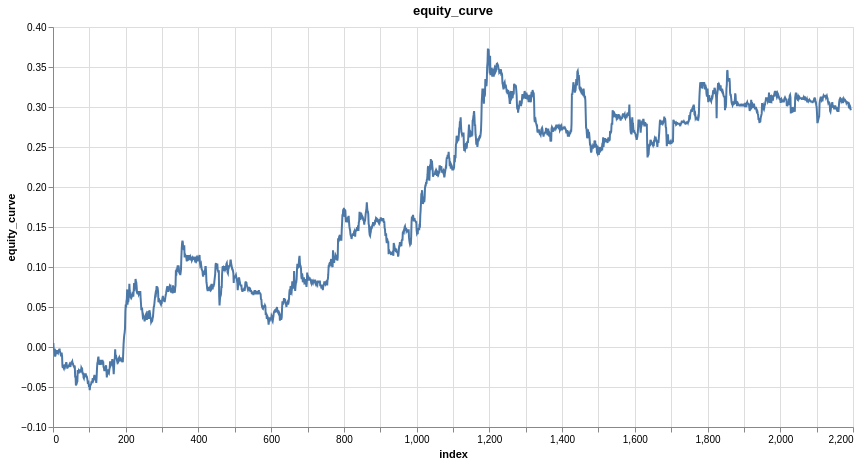

Notebook code cell kept with this figure:
### Code cell
features = ["close_log_return_lag_3"]
model = LinearModel(input_features)
optimizer = torch.optim.Adam(model.parameters(), lr=0.0005)
model_trades = research.learn_model_trades(
    ts, features, target, model, no_epochs=200, loss=nn.L1Loss(), optimizer=optimizer
)
research.plot_line(model_trades, "equity_curve")

# This model has positive returns.. but probably not with fees

### Figure 1 — Vega specification as saved in the notebook (floating-point values rounded to 4 significant figures; data arrays with more than 128 entries replaced by an {"elided": "..."} marker saying what was removed)
{"$schema": "https://vega.github.io/schema/vega/v6.json", "data": [{"name": "param_1e9efca18e7a2868_store"}, {"name": "source_0", "values": {"elided": "2195 records"}}, {"name": "source_0_x_domain_index", "values": [{"min": 0, "max": 2194}]}, {"name": "source_0_y_domain_equity_curve", "values": [{"min": -0.054, "max": 0.373}]}], "signals": [{"name": "unit", "value": {}, "on": [{"events": "pointermove", "update": "isTuple(group()) ? group() : unit"}]}, {"name": "param_1e9efca18e7a2868", "update": "vlSelectionResolve(\"param_1e9efca18e7a2868_store\", \"union\")"}, {"name": "param_1e9efca18e7a2868_index", "on": [{"events": [{"source": "view", "type": "dblclick"}], "update": "null"}, {"events": {"signal": "param_1e9efca18e7a2868_translate_delta"}, "update": "panLinear(param_1e9efca18e7a2868_translate_anchor.extent_x, -param_1e9efca18e7a2868_translate_delta.x / width)"}, {"events": {"signal": "param_1e9efca18e7a2868_zoom_delta"}, "update": "zoomLinear(domain(\"x\"), param_1e9efca18e7a2868_zoom_anchor.x, param_1e9efca18e7a2868_zoom_delta)"}]}, {"name": "param_1e9efca18e7a2868_equity_curve", "on": [{"events": [{"source": "view", "type": "dblclick"}], "update": "null"}, {"events": {"signal": "param_1e9efca18e7a2868_translate_delta"}, "update": "panLinear(param_1e9efca18e7a2868_translate_anchor.extent_y, param_1e9efca18e7a2868_translate_delta.y / height)"}, {"events": {"signal": "param_1e9efca18e7a2868_zoom_delta"}, "update": "zoomLinear(domain(\"y\"), param_1e9efca18e7a2868_zoom_anchor.y, param_1e9efca18e7a2868_zoom_delta)"}]}, {"name": "param_1e9efca18e7a2868_tuple", "on": [{"events": [{"signal": "param_1e9efca18e7a2868_index || param_1e9efca18e7a2868_equity_curve"}], "update": "param_1e9efca18e7a2868_index && param_1e9efca18e7a2868_equity_curve ? {unit: \"\", fields: param_1e9efca18e7a2868_tuple_fields, values: [param_1e9efca18e7a2868_index,param_1e9efca18e7a2868_equity_curve]} : null"}]}, {"name": "param_1e9efca18e7a2868_tuple_fields", "value": [{"field": "index", "channel": "x", "type": "R"}, {"field": "equity_curve", "channel": "y", "type": "R"}]}, {"name": "param_1e9efca18e7a2868_translate_anchor", "value": {}, "on": [{"events": [{"source": "scope", "type": "pointerdown"}], "update": "{x: x(unit), y: y(unit), extent_x: domain(\"x\"), extent_y: domain(\"y\")}"}]}, {"name": "param_1e9efca18e7a2868_translate_delta", "value": {}, "on": [{"events": [{"source": "window", "between": [{"source": "scope", "type": "pointerdown"}, {"source": "window", "type": "pointerup"}], "type": "pointermove", "consume": true}], "update": "{x: param_1e9efca18e7a2868_translate_anchor.x - x(unit), y: param_1e9efca18e7a2868_translate_anchor.y - y(unit)}"}]}, {"name": "param_1e9efca18e7a2868_zoom_anchor", "on": [{"events": [{"source": "scope", "type": "wheel", "consume": true}], "update": "{x: invert(\"x\", x(unit)), y: invert(\"y\", y(unit))}"}]}, {"name": "param_1e9efca18e7a2868_zoom_delta", "on": [{"events": [{"source": "scope", "type": "wheel", "consume": true}], "update": "pow(1.001, event.deltaY * pow(16, event.deltaMode))", "force": true}]}, {"name": "param_1e9efca18e7a2868_modify", "on": [{"events": {"signal": "param_1e9efca18e7a2868_tuple"}, "update": "modify(\"param_1e9efca18e7a2868_store\", param_1e9efca18e7a2868_tuple, true)"}]}], "marks": [{"type": "line", "name": "marks", "from": {"data": "source_0"}, "sort": {"field": "x"}, "encode": {"update": {"tooltip": {"signal": "{\"index\": format(datum[\"index\"], \"\"), \"equity_curve\": format(datum[\"equity_curve\"], \"\")}"}, "x": {"field": "index", "scale": "x"}, "stroke": {"value": "#4c78a8"}, "defined": {"signal": "isValid(datum[\"index\"]) && isFinite(+datum[\"index\"]) && isValid(datum[\"equity_curve\"]) && isFinite(+datum[\"equity_curve\"])"}, "y": {"field": "equity_curve", "scale": "y"}}}, "clip": true, "style": ["line"], "interactive": true}], "scales": [{"name": "x", "type": "linear", "domain": [{"signal": "(data(\"source_0_x_domain_index\")[0] || {}).min"}, {"signal": "(data(\"source_0_x_domain_index\")[0] || {}).max"}], "range": [0, {"signal": "width"}], "zero": false, "nice": true, "domainRaw": {"signal": "param_1e9efca18e7a2868[\"index\"]"}}, {"name": "y", "type": "linear", "domain": [{"signal": "(data(\"source_0_y_domain_equity_curve\")[0] || {}).min"}, {"signal": "(data(\"source_0_y_domain_equity_curve\")[0] || {}).max"}], "range": [{"signal": "height"}, 0], "domainRaw": {"signal": "param_1e9efca18e7a2868[\"equity_curve\"]"}, "zero": true, "nice": true}], "axes": [{"scale": "x", "aria": false, "gridScale": "y", "tickCount": {"signal": "ceil(width/40)"}, "orient": "bottom", "domain": false, "maxExtent": 0, "grid": true, "labels": false, "zindex": 0, "ticks": false, "minExtent": 0}, {"scale": "y", "orient": "left", "domain": false, "tickCount": {"signal": "ceil(height/40)"}, "ticks": false, "zindex": 0, "maxExtent": 0, "gridScale": "x", "grid": true, "labels": false, "aria": false, "minExtent": 0}, {"scale": "x", "title": "index", "orient": "bottom", "grid": false, "labelOverlap": true, "tickCount": {"signal": "ceil(width/40)"}, "zindex": 0, "labelFlush": true}, {"scale": "y", "orient": "left", "tickCount": {"signal": "ceil(height/40)"}, "zindex": 0, "labelOverlap": true, "title": "equity_curve", "grid": false}], "title": {"text": "equity_curve", "frame": "group"}, "background": "white", "padding": 5, "height": 400, "style": "cell", "width": 800}
